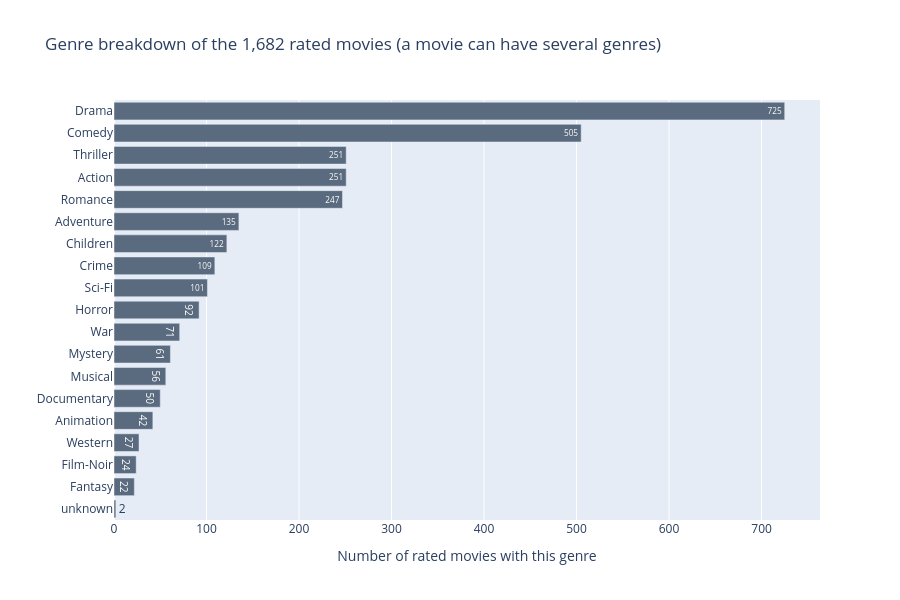

Notebook source saved alongside this figure:
### Code cell
fig = px.bar(q1.reset_index(), 
             x="movies", 
             y="genre",
             text="movies",
             hover_data=["pct_of_movies", "ratings"],
             title="Genre breakdown of the 1,682 rated movies (a movie can have several genres)",
             labels={"movies": "Number of rated movies with this genre", "genre": ""})
fig.update_yaxes(categoryorder="total ascending")
fig.update_layout(height=600)
fig.show()

### Figure 1 — Plotly figure (JSON) as saved in the notebook; plotly's stock layout.template omitted (floating-point values rounded to 4 significant figures)
{"data": [{"customdata": [[43.1, 39900.0], [30.0, 29830.0], [14.9, 25590.0], [14.9, 21870.0], [14.7, 19460.0], [8.0, 13750.0], [7.3, 7182.0], [6.5, 8055.0], [6.0, 12730.0], [5.5, 5317.0], [4.2, 9398.0], [3.6, 5245.0], [3.3, 4954.0], [3.0, 758.0], [2.5, 3605.0], [1.6, 1854.0], [1.4, 1733.0], [1.3, 1352.0], [0.1, 10.0]], "hovertemplate": "Number of rated movies with this genre=%{text}<br>=%{y}<br>pct_of_movies=%{customdata[0]}<br>ratings=%{customdata[1]}<extra></extra>", "legendgroup": "", "marker": {"color": "#5B6B7F", "pattern": {"shape": ""}}, "name": "", "orientation": "h", "showlegend": false, "text": [725.0, 505.0, 251.0, 251.0, 247.0, 135.0, 122.0, 109.0, 101.0, 92.0, 71.0, 61.0, 56.0, 50.0, 42.0, 27.0, 24.0, 22.0, 2.0], "textposition": "auto", "type": "bar", "x": [725, 505, 251, 251, 247, 135, 122, 109, 101, 92, 71, 61, 56, 50, 42, 27, 24, 22, 2], "xaxis": "x", "y": ["Drama", "Comedy", "Action", "Thriller", "Romance", "Adventure", "Children", "Crime", "Sci-Fi", "Horror", "War", "Mystery", "Musical", "Documentary", "Animation", "Western", "Film-Noir", "Fantasy", "unknown"], "yaxis": "y"}], "layout": {"barmode": "relative", "height": 600, "legend": {"tracegroupgap": 0}, "title": {"text": "Genre breakdown of the 1,682 rated movies (a movie can have several genres)"}, "xaxis": {"anchor": "y", "domain": [0, 1], "title": {"text": "Number of rated movies with this genre"}}, "yaxis": {"anchor": "x", "categoryorder": "total ascending", "domain": [0, 1], "title": {"text": ""}}}}
